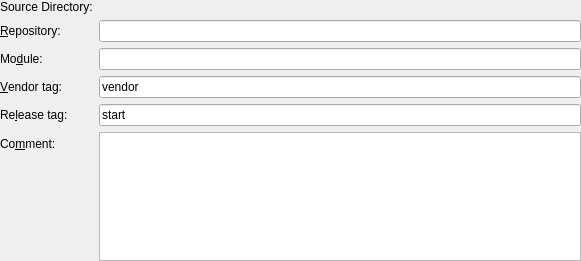
<ui version="4.0" >
 <class>ImportMetadataWidget</class>
 <widget class="QWidget" name="ImportMetadataWidget" >
  <property name="geometry" >
   <rect>
    <x>0</x>
    <y>0</y>
    <width>581</width>
    <height>261</height>
   </rect>
  </property>
  <property name="windowTitle" >
   <string>Import</string>
  </property>
  <layout class="QFormLayout" >
   <property name="margin">
    <number>0</number>
   </property>
   <item row="0" column="0" >
    <widget class="QLabel" name="labelUrl" >
     <property name="text" >
      <string>Source Directory:</string>
     </property>
    </widget>
   </item>
   <item row="0" column="1" >
    <widget class="KUrlRequester" name="sourceLoc" />
   </item>
   <item row="1" column="0" >
    <widget class="QLabel" name="repositoryLabel" >
     <property name="text" >
      <string>&amp;Repository:</string>
     </property>
     <property name="wordWrap" >
      <bool>false</bool>
     </property>
     <property name="buddy" >
      <cstring>repository</cstring>
     </property>
    </widget>
   </item>
   <item row="1" column="1" >
    <widget class="QLineEdit" name="repository" />
   </item>
   <item row="2" column="0" >
    <widget class="QLabel" name="moduleLabel" >
     <property name="text" >
      <string>Mo&amp;dule:</string>
     </property>
     <property name="wordWrap" >
      <bool>false</bool>
     </property>
     <property name="buddy" >
      <cstring>module</cstring>
     </property>
    </widget>
   </item>
   <item row="2" column="1" >
    <widget class="QLineEdit" name="module" />
   </item>
   <item row="3" column="0" >
    <widget class="QLabel" name="vendorLabel" >
     <property name="text" >
      <string>&amp;Vendor tag:</string>
     </property>
     <property name="wordWrap" >
      <bool>false</bool>
     </property>
     <property name="buddy" >
      <cstring>vendorTag</cstring>
     </property>
    </widget>
   </item>
   <item row="3" column="1" >
    <widget class="QLineEdit" name="vendorTag" >
     <property name="text" >
      <string>vendor</string>
     </property>
    </widget>
   </item>
   <item row="4" column="0" >
    <widget class="QLabel" name="releaseLabel" >
     <property name="text" >
      <string>Re&amp;lease tag:</string>
     </property>
     <property name="wordWrap" >
      <bool>false</bool>
     </property>
     <property name="buddy" >
      <cstring>releaseTag</cstring>
     </property>
    </widget>
   </item>
   <item row="4" column="1" >
    <widget class="QLineEdit" name="releaseTag" >
     <property name="text" >
      <string>start</string>
     </property>
    </widget>
   </item>
   <item row="5" column="0" >
    <widget class="QLabel" name="commentLabel" >
     <property name="text" >
      <string>Co&amp;mment:</string>
     </property>
     <property name="wordWrap" >
      <bool>false</bool>
     </property>
     <property name="buddy" >
      <cstring>comment</cstring>
     </property>
    </widget>
   </item>
   <item row="5" column="1" >
    <widget class="KTextEdit" name="comment" />
   </item>
  </layout>
 </widget>
 <customwidgets>
  <customwidget>
   <class>KTextEdit</class>
   <extends>QTextEdit</extends>
   <header>ktextedit.h</header>
  </customwidget>
  <customwidget>
   <class>KUrlRequester</class>
   <extends>QWidget</extends>
   <header>kurlrequester.h</header>
   <container>1</container>
  </customwidget>
 </customwidgets>
 <tabstops>
  <tabstop>repository</tabstop>
  <tabstop>module</tabstop>
  <tabstop>vendorTag</tabstop>
  <tabstop>releaseTag</tabstop>
 </tabstops>
 <resources/>
 <connections/>
</ui>
